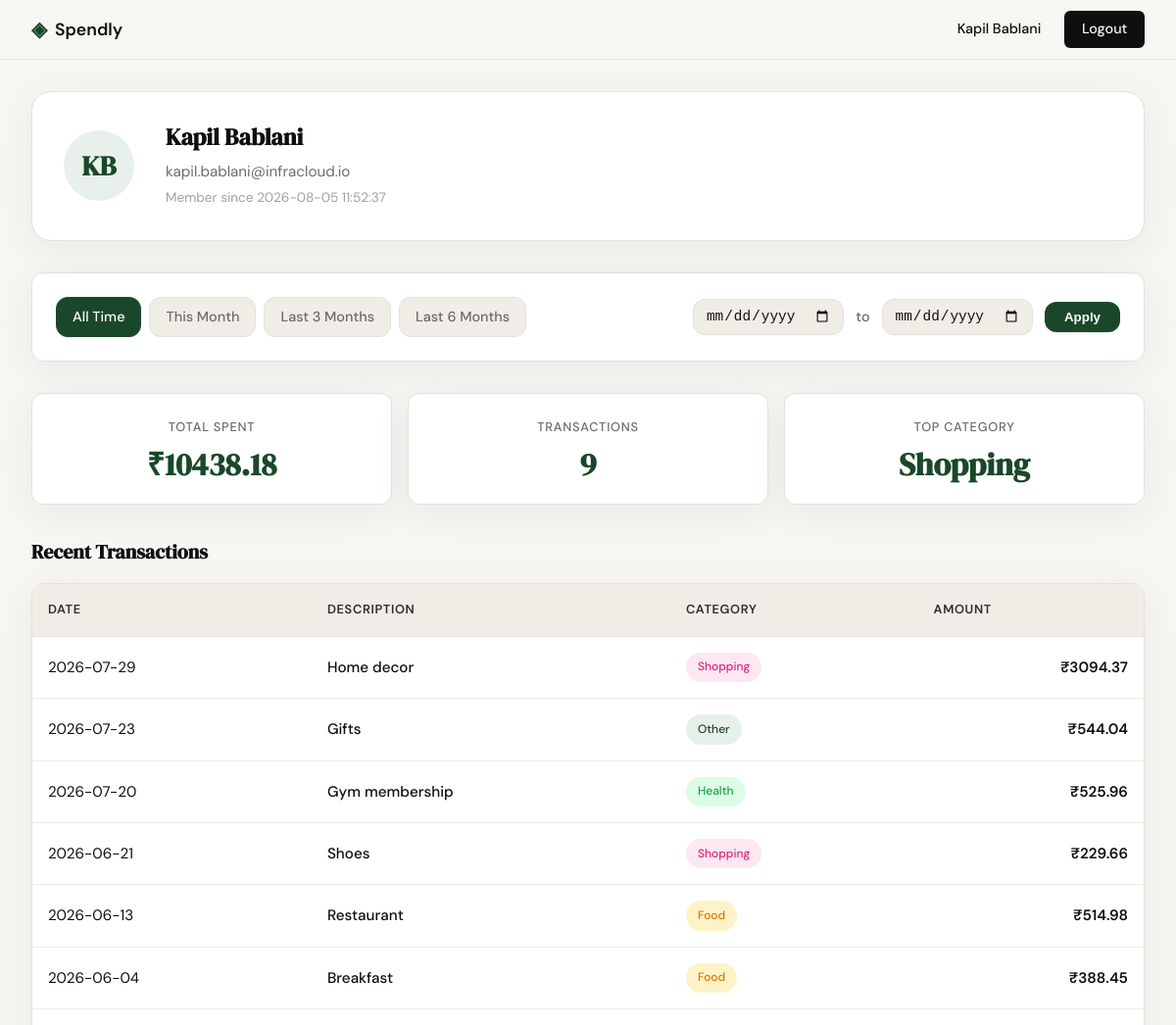
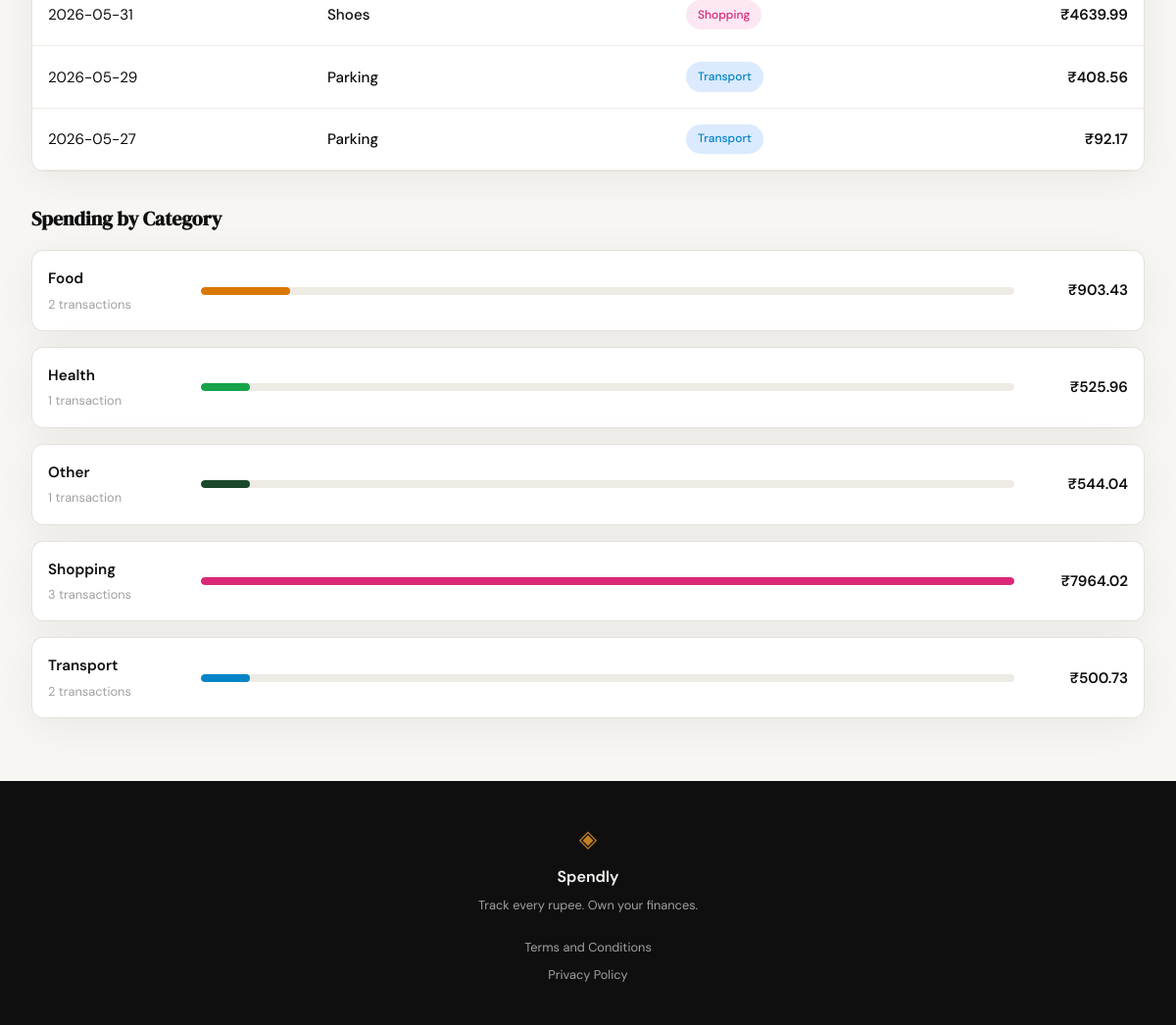
Screenshot of /profile (signed in) with the database file from the repository (2 pictures, top to bottom).
### tables this page shows
CREATE TABLE users (
            id INTEGER PRIMARY KEY AUTOINCREMENT,
            name TEXT NOT NULL,
            email TEXT UNIQUE NOT NULL,
            password_hash TEXT NOT NULL,
            created_at TEXT DEFAULT (datetime('now'))
        );

CREATE TABLE expenses (
            id INTEGER PRIMARY KEY AUTOINCREMENT,
            user_id INTEGER NOT NULL,
            amount REAL NOT NULL,
            category TEXT NOT NULL,
            date TEXT NOT NULL,
            description TEXT,
            created_at TEXT DEFAULT (datetime('now')),
            FOREIGN KEY (user_id) REFERENCES users (id)
        );

### app.py (the view)
@app.route("/profile")
def profile():
    if not session.get("user_id"):
        return redirect(url_for("login"))
    user_id = session.get("user_id")
    date_from = parse_iso_date(request.args.get("date_from"))
    date_to = parse_iso_date(request.args.get("date_to"))
    if date_from and date_to and date_from > date_to:
        flash("Start date must be before end date.", "error")
        date_from = None
        date_to = None
    user = get_user_by_id(user_id)
    if not user:
        return redirect(url_for("login"))
    user_name = user["name"]
    user_email = user["email"]
    user_initials = "".join(word[0].upper() for word in user_name.split())
    member_since = user["created_at"]
    expenses = get_user_expenses(user_id, date_from, date_to)
    transactions_data = [
        {
            "date": expense["date"],
            "description": expense["description"] or "",
            "category": expense["category"],
            "category_slug": expense["category"].lower(),
            "amount": f"{expense['amount']:.2f}"
        }
        for expense in expenses
    ]
    summary = get_expense_summary(user_id, date_from, date_to)
    total_spent = summary["total"]
    transaction_count = summary["count"]
    top_category = summary["top_category"]
    categories = summary["categories"]
    preset_this_month = get_preset_dates("this_month")
    preset_last_3_months = get_preset_dates("last_3_months")
    preset_last_6_months = get_preset_dates("last_6_months")
    active_preset = determine_active_preset(date_from, date_to)
    context = {
        "user_name": user_name,
        "user_initials": user_initials,
        "user_email": user_email,
        "member_since": member_since,
        "total_spent": total_spent,
        "transaction_count": transaction_count,
        "top_category": top_category,
        "transactions": transactions_data,
        "categories": categories,
        "date_from": date_from,
        "date_to": date_to,
        "active_preset": active_preset,
        "preset_this_month": preset_this_month,
        "preset_last_3_months": preset_last_3_months,
        "preset_last_6_months": preset_last_6_months,
    }
    return render_template("profile.html", **context)

### app.py (called while the page is built)
def parse_iso_date(value):
    if not value:
        return None
    try:
        return datetime.strptime(value, "%Y-%m-%d").date().isoformat()
    except ValueError:
        return None

def get_preset_dates(preset):
    today = datetime.now().date()
    if preset == "this_month":
        return {
            "from": today.replace(day=1).isoformat(),
            "to": today.isoformat()
        }
    elif preset == "last_3_months":
        return {
            "from": (today - timedelta(days=90)).isoformat(),
            "to": today.isoformat()
        }
    elif preset == "last_6_months":
        return {
            "from": (today - timedelta(days=180)).isoformat(),
            "to": today.isoformat()
        }
    else:  # "all_time" or absent
        return {"from": None, "to": None}

def determine_active_preset(date_from, date_to):
    if not date_from or not date_to:
        return "all_time"
    for preset in ("this_month", "last_3_months", "last_6_months"):
        preset_dates = get_preset_dates(preset)
        if date_from == preset_dates["from"] and date_to == preset_dates["to"]:
            return preset
    return "custom"

### database/db.py (called while the page is built)
def get_db():
    db_path = os.path.join(os.path.dirname(__file__), "..", "spendly.db")
    conn = sqlite3.connect(db_path)
    conn.row_factory = sqlite3.Row
    conn.execute("PRAGMA foreign_keys = ON")
    return conn

def get_user_by_id(user_id):
    db = get_db()
    cursor = db.cursor()
    cursor.execute("SELECT id, name, email, created_at FROM users WHERE id = ?", (user_id,))
    user = cursor.fetchone()
    db.close()
    return user

def get_user_expenses(user_id, date_from=None, date_to=None):
    db = get_db()
    cursor = db.cursor()
    query = "SELECT id, amount, category, date, description FROM expenses WHERE user_id = ?"
    params = [user_id]
    if date_from and date_to:
        query += " AND date BETWEEN ? AND ?"
        params.extend([date_from, date_to])
    query += " ORDER BY date DESC"
    cursor.execute(query, tuple(params))
    expenses = cursor.fetchall()
    db.close()
    return expenses if expenses else []

### templates/profile.html (shortened to what this page needs)
{% extends "base.html" %}
{% block head %}
<link rel="stylesheet" href="{{ url_for('static', filename='css/profile.css') }}">
{% endblock %}
{% block content %}
<div class="profile-wrapper">
  <div class="user-card">
    <div class="user-avatar">{{ user_initials }}</div>
    <div class="user-details">
      <h1 class="user-name">{{ user_name }}</h1>
      <p class="user-email">{{ user_email }}</p>
      <p class="user-meta">Member since {{ member_since }}</p>
    </div>
  </div>
  <div class="filter-bar">
    <div class="filter-presets">
      <a href="{{ url_for('profile') }}"
         class="preset-btn {% if active_preset == 'all_time' %}preset-btn--active{% endif %}">
        All Time
      </a>
      <a href="{{ url_for('profile', date_from=preset_this_month['from'], date_to=preset_this_month['to']) }}"
         class="preset-btn {% if active_preset == 'this_month' %}preset-btn--active{% endif %}">
        This Month
      </a>
      <a href="{{ url_for('profile', date_from=preset_last_3_months['from'], date_to=preset_last_3_months['to']) }}"
         class="preset-btn {% if active_preset == 'last_3_months' %}preset-btn--active{% endif %}">
        Last 3 Months
      </a>
      <a href="{{ url_for('profile', date_from=preset_last_6_months['from'], date_to=preset_last_6_months['to']) }}"
         class="preset-btn {% if active_preset == 'last_6_months' %}preset-btn--active{% endif %}">
        Last 6 Months
      </a>
    </div>
    <form method="GET" action="{{ url_for('profile') }}" class="filter-form">
      <input type="date" name="date_from" value="{{ date_from or '' }}" class="filter-input">
      <span class="filter-separator">to</span>
      <input type="date" name="date_to" value="{{ date_to or '' }}" class="filter-input">
      <button type="submit" class="filter-apply">Apply</button>
    </form>
  </div>
  <div class="stats-grid">
    <div class="stat-box">
      <div class="stat-label">Total Spent</div>
      <div class="stat-value">₹{{ total_spent }}</div>
    </div>
    <div class="stat-box">
      <div class="stat-label">Transactions</div>
      <div class="stat-value">{{ transaction_count }}</div>
    </div>
    <div class="stat-box">
      <div class="stat-label">Top Category</div>
      <div class="stat-value">{{ top_category }}</div>
    </div>
  </div>
  <section class="profile-section">
    <h2 class="section-heading">Recent Transactions</h2>
    <div class="transactions-table-wrapper">
      <table class="transactions-table">
        <thead>
          <tr>
            <th>Date</th>
            <th>Description</th>
            <th>Category</th>
            <th class="amount-cell">Amount</th>
          </tr>
        </thead>
        <tbody>
          {% for transaction in transactions %}
          <tr>
            <td class="date-cell">{{ transaction.date }}</td>
            <td class="description-cell">{{ transaction.description }}</td>
            <td class="category-cell">
              <span class="category-badge category-{{ transaction.category_slug }}">
                {{ transaction.category }}
              </span>
            </td>
            <td class="amount-cell">₹{{ transaction.amount }}</td>
          </tr>
          {% endfor %}
        </tbody>
      </table>
    </div>
  </section>
  <section class="profile-section">
    <h2 class="section-heading">Spending by Category</h2>
    <div class="breakdown-list">
      {% for category in categories %}
      <div class="breakdown-item">
        <div class="breakdown-label">
          <span class="breakdown-name">{{ category.name }}</span>
          <span class="breakdown-count">{{ category.count }} transaction{% if category.count != 1 %}s{% endif %}</span>
        </div>
        <div class="breakdown-bar-container">
          <div class="breakdown-bar">
            <div
              class="breakdown-bar-fill category-{{ category.slug }}"
              style="width: {{ category.percentage }}%"
            ></div>
          </div>
        </div>
        <div class="breakdown-amount">₹{{ category.total }}</div>
      </div>
      {% endfor %}
    </div>
  </section>
</div>
{% endblock %}

### templates/base.html (shortened to what this page needs)
<!DOCTYPE html>
<html lang="en">
<head>
    <link rel="stylesheet" href="{{ url_for('static', filename='css/style.css') }}">
    {% block head %}{% endblock %}
</head>
<body>
    <nav class="navbar">
        <div class="nav-inner">
            <a href="{{ url_for('landing') }}" class="nav-brand">
                <span class="brand-icon">◈</span>
                <span class="brand-name">Spendly</span>
            </a>
            <div class="nav-links">
                {% if session.get('user_id') %}
                    <span class="nav-username">{{ session.get('user_name', 'User') }}</span>
                    <a href="{{ url_for('logout') }}" class="nav-cta">Logout</a>
                {% else %}
                    <a href="{{ url_for('login') }}">Sign in</a>
                    <a href="{{ url_for('register') }}" class="nav-cta">Get started</a>
                {% endif %}
            </div>
        </div>
    </nav>
    <main class="main-content">
        {% block content %}{% endblock %}
    </main>
    <footer class="footer">
        <div class="footer-inner">
            <span class="brand-icon">◈</span>
            <span class="footer-name">Spendly</span>
            <p class="footer-copy">Track every rupee. Own your finances.</p>
            <div class="footer-links">
                <a href="{{ url_for('terms') }}">Terms and Conditions</a>
                <a href="{{ url_for('privacy') }}">Privacy Policy</a>
            </div>
        </div>
    </footer>
</body>
</html>

### static/css/style.css (style rules this page uses)
:root { --ink: #0f0f0f; --ink-soft: #2d2d2d; --ink-muted: #6b6b6b; --ink-faint: #a0a0a0; --paper: #f7f6f3; --paper-warm: #f0ede6; --paper-card: #ffffff; --accent: #1a472a; --accent-light: #e8f0eb; --accent-2: #c17f24; --accent-2-light: #fdf3e3; --danger: #c0392b; --danger-light: #fdecea; --border: #e4e1da; --border-soft: #eeebe4; --font-display: 'DM Serif Display', Georgia, serif; --font-body: 'DM Sans', system-ui, sans-serif; --max-width: 1200px; --auth-width: 440px; --radius-sm: 6px; --radius-md: 12px; --radius-lg: 20px; }
*, *::before, *::after { box-sizing: border-box; margin: 0; padding: 0; }
html { font-size: 16px; scroll-behavior: smooth; }
body { background: var(--paper); color: var(--ink); font-family: var(--font-body); font-size: 1rem; line-height: 1.6; -webkit-font-smoothing: antialiased; }
a { color: inherit; text-decoration: none; }
.navbar { position: sticky; top: 0; z-index: 100; background: var(--paper); border-bottom: 1px solid var(--border); padding: 0 2rem; }
.nav-inner { max-width: var(--max-width); margin: 0 auto; height: 60px; display: flex; align-items: center; justify-content: space-between; }
.nav-brand { display: flex; align-items: center; gap: 0.5rem; font-family: var(--font-body); font-weight: 600; font-size: 1.1rem; color: var(--ink); }
.brand-icon { color: var(--accent); font-size: 1.3rem; }
.brand-name { color: var(--ink); }
.nav-links { display: flex; align-items: center; gap: 1.5rem; font-size: 0.9rem; font-weight: 500; }
.nav-links a { color: var(--ink-muted); transition: color 0.2s; }
.nav-cta { background: var(--ink) !important; color: var(--paper) !important; padding: 0.45rem 1.1rem; border-radius: var(--radius-sm); transition: background 0.2s !important; }
.main-content { min-height: calc(100vh - 60px - 100px); }
.footer { background: var(--ink); color: var(--paper); padding: 2.5rem 2rem; text-align: center; }
.footer-inner { display: flex; flex-direction: column; align-items: center; gap: 0.4rem; }
.footer .brand-icon { color: var(--accent-2); font-size: 1.5rem; }
.footer-name { font-weight: 600; font-size: 1rem; }
.footer-copy { font-size: 0.8rem; color: var(--ink-faint); }
.footer-links { display: flex; flex-direction: column; gap: 0.5rem; margin-top: 1rem; }
.footer-links a { font-size: 0.8rem; color: var(--ink-faint); transition: color 0.2s; }

### rows the page displays
users: get "Kapil Bablani", name "Kapil Bablani", email "kapil.bablani@infracloud.io", created_at "2026-08-05 11:52:37"
expenses: category "Shopping", name "Shopping", count "3", shows "s", {{ category.percentage }} 100 (drawn), total "7964.02"
expenses: name "Other", count "1", {{ category.percentage }} 6 (drawn), total "544.04"
expenses: name "Health", count "1", {{ category.percentage }} 6 (drawn), total "525.96"
expenses: name "Food", count "2", shows "s", {{ category.percentage }} 11 (drawn), total "903.43"
expenses: name "Transport", count "2", {{ category.percentage }} 6 (drawn), total "500.73"

### other values shown
{{ user_initials }} "KB"
{{ total_spent }} "10438.18"
{{ transaction_count }} "9"
